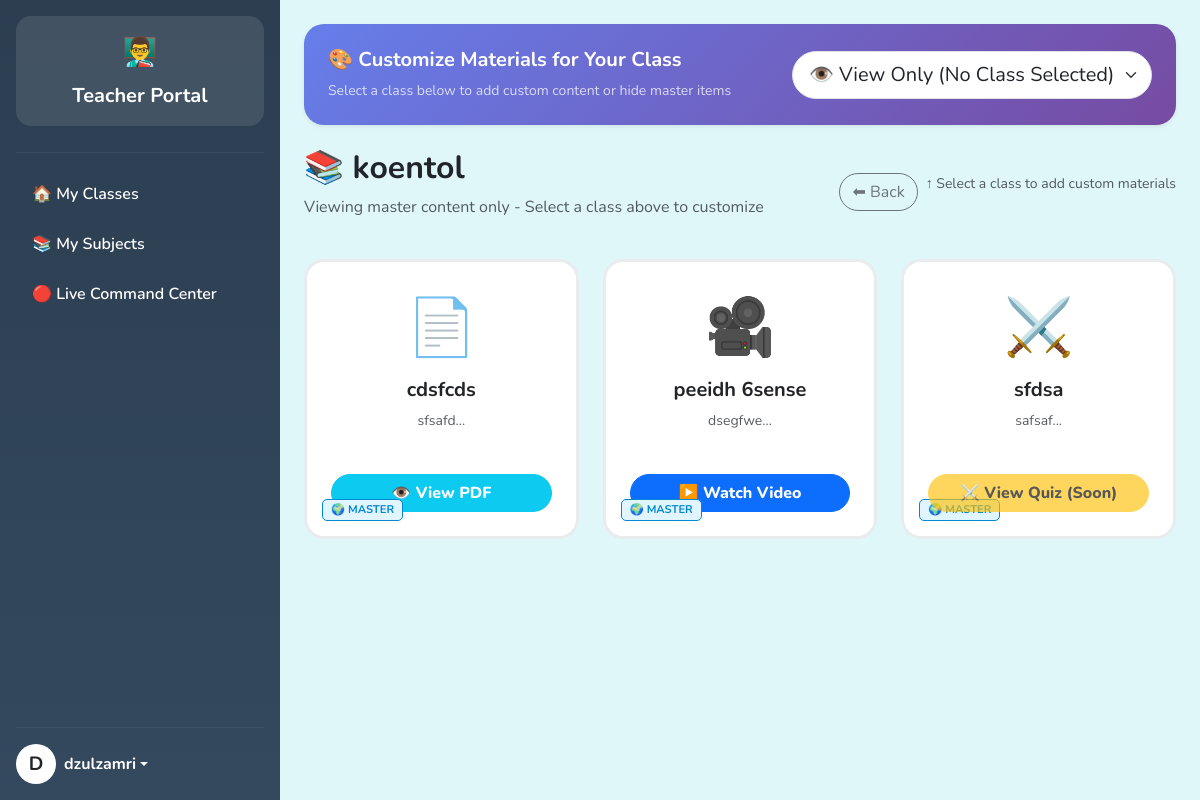
Screenshot of /teacher/teacher_week_materials.php?week_id=1 (signed in) with the database file from the repository.
### tables this page shows
CREATE TABLE `weeks` (
  `week_id` int(11) NOT NULL,
  `subject_id` int(11) NOT NULL,
  `title` varchar(255) NOT NULL,
  `sort_order` int(11) DEFAULT 0,
  `is_visible` tinyint(1) DEFAULT 0
);

CREATE TABLE `materials` (
  `material_id` int(11) NOT NULL,
  `week_id` int(11) DEFAULT NULL,
  `class_id` int(11) DEFAULT NULL,
  `title` varchar(100) NOT NULL,
  `description` text DEFAULT NULL,
  `type` enum('note','reading_session') DEFAULT 'note',
  `file_path` varchar(255) NOT NULL,
  `uploaded_by` int(11) NOT NULL,
  `created_at` timestamp NOT NULL DEFAULT current_timestamp(),
  `thumbnail` varchar(255) DEFAULT 'default_note.png'
);

CREATE TABLE `videos` (
  `video_id` int(11) NOT NULL,
  `week_id` int(11) DEFAULT NULL,
  `title` varchar(255) NOT NULL,
  `description` text DEFAULT NULL,
  `youtube_link` varchar(255) NOT NULL,
  `thumbnail` varchar(255) DEFAULT 'default_video.png',
  `created_by` int(11) NOT NULL,
  `created_at` timestamp NOT NULL DEFAULT current_timestamp(),
  `class_id` int(11) DEFAULT NULL
);

CREATE TABLE `quizzes` (
  `quiz_id` int(11) NOT NULL,
  `week_id` int(11) DEFAULT NULL,
  `title` varchar(100) NOT NULL,
  `description` text DEFAULT NULL,
  `file_path` varchar(255) NOT NULL,
  `thumbnail` varchar(255) DEFAULT 'default_quiz.png',
  `created_by` int(11) NOT NULL,
  `created_at` timestamp NOT NULL DEFAULT current_timestamp(),
  `class_id` int(11) DEFAULT NULL
);

### teacher/teacher_week_materials.php (the view, shortened to what this page needs)
<?php
require_once '../config/db.php';
$week_id = $_GET['week_id'] ?? 0;
$class_id = $_GET['class_id'] ?? ($_SESSION['active_class_id'] ?? 0);
$stmt = $pdo->prepare("SELECT w.*, s.subject_id FROM weeks w JOIN subjects s ON w.subject_id = s.subject_id WHERE w.week_id = ?");
$stmt->execute([$week_id]);
$week = $stmt->fetch();
$teacher_id = $_SESSION['user_id'];
$classes_stmt = $pdo->prepare("SELECT class_id, class_name FROM classes WHERE teacher_id = ? AND subject_id = ? ORDER BY class_name");
$classes_stmt->execute([$teacher_id, $week['subject_id']]);
$teacher_classes = $classes_stmt->fetchAll();
function getHybridContent($pdo, $table, $week_id, $class_id, $type_filter = null) {
    $type_query = $type_filter ? "AND type = '$type_filter'" : "";
    $id_col = ($table == 'videos') ? 'video_id' : (($table == 'quizzes') ? 'quiz_id' : 'material_id');
    $override_type = ($table == 'videos') ? 'video' : (($table == 'quizzes') ? 'quiz' : $type_filter);
    $sql = "SELECT *,
            CASE WHEN class_id IS NULL THEN 'global' ELSE 'custom' END as origin,
            CASE WHEN $id_col IN (
                SELECT item_id FROM class_material_overrides
                WHERE class_id = ? AND item_type = '$override_type'
            ) THEN 1 ELSE 0 END as is_hidden
            FROM $table
            WHERE week_id = ?
            $type_query
            AND (class_id IS NULL OR class_id = ?)
            ORDER BY is_hidden ASC, created_at DESC";
    $stmt = $pdo->prepare($sql);
    $stmt->execute([$class_id, $week_id, $class_id]);
    return $stmt->fetchAll();
}
$materials_notes = getHybridContent($pdo, 'materials', $week_id, $class_id, 'note');
$materials_reading = getHybridContent($pdo, 'materials', $week_id, $class_id, 'reading_session');
$materials = array_merge($materials_notes, $materials_reading);
$videos = getHybridContent($pdo, 'videos', $week_id, $class_id);
$quizzes = getHybridContent($pdo, 'quizzes', $week_id, $class_id);
?>
<!DOCTYPE html>
<html lang="en">
<head>
    <link href="https://cdn.jsdelivr.net/npm/bootstrap@5.3.0/dist/css/bootstrap.min.css" rel="stylesheet">
</head>
<body>
<div class="d-flex">
    <?php include 'sidebar.php'; ?>
    <div class="flex-grow-1 p-4">
        <div class="card border-0 shadow-sm mb-4" style="background: linear-gradient(135deg, #667eea 0%, #764ba2 100%); border-radius: 20px;">
            <div class="card-body p-4">
                <div class="d-flex justify-content-between align-items-center">
                    <div class="text-white">
                        <h5 class="fw-bold mb-2">🎨 Customize Materials for Your Class</h5>
                        <p class="mb-0 small opacity-75">Select a class below to add custom content or hide master items</p>
                    </div>
                    <div>
                        <select class="form-select form-select-lg" onchange="window.location.href='teacher_week_materials.php?week_id=<?php echo $week_id; ?>&class_id=' + this.value" style="min-width: 300px; border-radius: 25px;">
                            <option value="0" <?php echo (!$class_id || $class_id == 0) ? 'selected' : ''; ?>>👁️ View Only (No Class Selected)</option>
                        </select>
                    </div>
                </div>
            </div>
        </div>
        <div class="d-flex justify-content-between align-items-center mb-4">
            <div>
                <h2 class="fw-bold text-dark">📚 <?php echo htmlspecialchars($week['title']); ?></h2>
                <p class="text-muted">
                    <?php if($class_id && $class_id > 0): ?>
                        <strong class="text-success">✓ Customizing for: <?php
                            $selected_class = array_filter($teacher_classes, fn($c) => $c['class_id'] == $class_id);
                            echo htmlspecialchars(reset($selected_class)['class_name'] ?? 'Unknown');
                        ?></strong>
                    <?php else: ?>
                        Viewing master content only - Select a class above to customize
                    <?php endif; ?>
                </p>
            </div>
            <div class="d-flex gap-2">
                <a href="teacher_subjects.php" class="btn btn-outline-secondary rounded-pill">⬅ Back</a>
                <?php if($class_id && $class_id > 0): ?>
                    <button class="btn btn-primary game-btn shadow-sm" data-bs-toggle="modal" data-bs-target="#uploadModal">➕ Add My Own</button>
                <?php else: ?>
                    <span class="text-muted small">↑ Select a class to add custom materials</span>
                <?php endif; ?>
            </div>
        </div>
        <div class="row g-4">
            <?php
            $allContent = array_merge(
                array_map(function($i){ $i['cat']='material'; return $i; }, $materials),
                array_map(function($i){ $i['cat']='video'; return $i; }, $videos),
                array_map(function($i){ $i['cat']='quiz'; return $i; }, $quizzes)
            );
            foreach($allContent as $item):
                $itemType = $item['type'] ?? $item['cat'];
            ?>
                <div class="col-md-6 col-lg-4">
                    <div class="content-card <?php echo $item['is_hidden'] ? 'hidden-card' : ''; ?> p-4 d-flex flex-column text-center">
                        <span class="origin-badge <?php echo $item['origin'] == 'global' ? 'badge-global' : 'badge-custom'; ?>">
                            <?php echo $item['origin'] == 'global' ? '🌍 MASTER' : '👤 MY ITEM'; ?>
                        </span>
                        <div class="flex-grow-1">
                            <span style="font-size: 3.5rem;">
                                <?php
                                    if($itemType == 'video') echo '🎥';
                                    elseif($itemType == 'quiz') echo '⚔️';
                                    elseif($itemType == 'reading_session') echo '📖';
                                    else echo '📄';
                                ?>
                            </span>
                            <h5 class="fw-bold mt-2"><?php echo htmlspecialchars($item['title']); ?></h5>
                            <p class="text-muted small px-2"><?php echo htmlspecialchars(substr($item['description'] ?? '', 0, 60)); ?>...</p>
                        </div>
                        <div class="mt-3">
                            <?php if($itemType == 'video'): ?>
                                <button class="btn btn-primary game-btn w-100" data-bs-toggle="modal" data-bs-target="#videoModal" onclick="loadVideo('<?php echo htmlspecialchars($item['youtube_link']); ?>')">
                                    ▶️ Watch Video
                                </button>
                            <?php elseif($itemType == 'quiz'): ?>
                                <button class="btn btn-warning game-btn w-100" disabled>
                                    ⚔️ View Quiz (Soon)
                                </button>
                            <?php else: ?>
                                <button class="btn btn-info game-btn text-white w-100" data-bs-toggle="modal" data-bs-target="#pdfModal" onclick="loadPDF('../uploads/materials/<?php echo htmlspecialchars($item['file_path']); ?>')">
                                    👁️ View PDF
                                </button>
                            <?php endif; ?>
                        </div>
                    </div>
                </div>
            <?php endforeach; ?>
        </div>
    </div>
</div>
</body>
</html>

### teacher/teacher_week_materials.php (style rules this page uses)
body { background-color: #E0F7FA; font-family: 'Nunito', sans-serif; }
.content-card { background: white; border-radius: 20px; border: 3px solid #e9ecef; transition: all 0.3s ease; position: relative; height: 100%; min-height: 280px; }
.origin-badge { position: absolute; bottom: 15px; left: 15px; font-size: 0.7rem; font-weight: 700; padding: 2px 8px; border-radius: 5px; }
.badge-global { background: #E1F5FE; color: #0288D1; border: 1px solid #0288D1; }
.game-btn { border-radius: 25px; font-weight: 800; transition: all 0.2s; }

### rows the page displays
weeks: title "koentol"
materials: title "cdsfcds", description "sfsafd"
videos: title "peeidh 6sense", description "dsegfwe"
quizzes: title "sfdsa", description "safsaf", shows "⚔️ View Quiz (Soon)"

### other values shown
substr($name, 0, 1) "D"
$_SESSION['full_name'] "dzulzamri"
